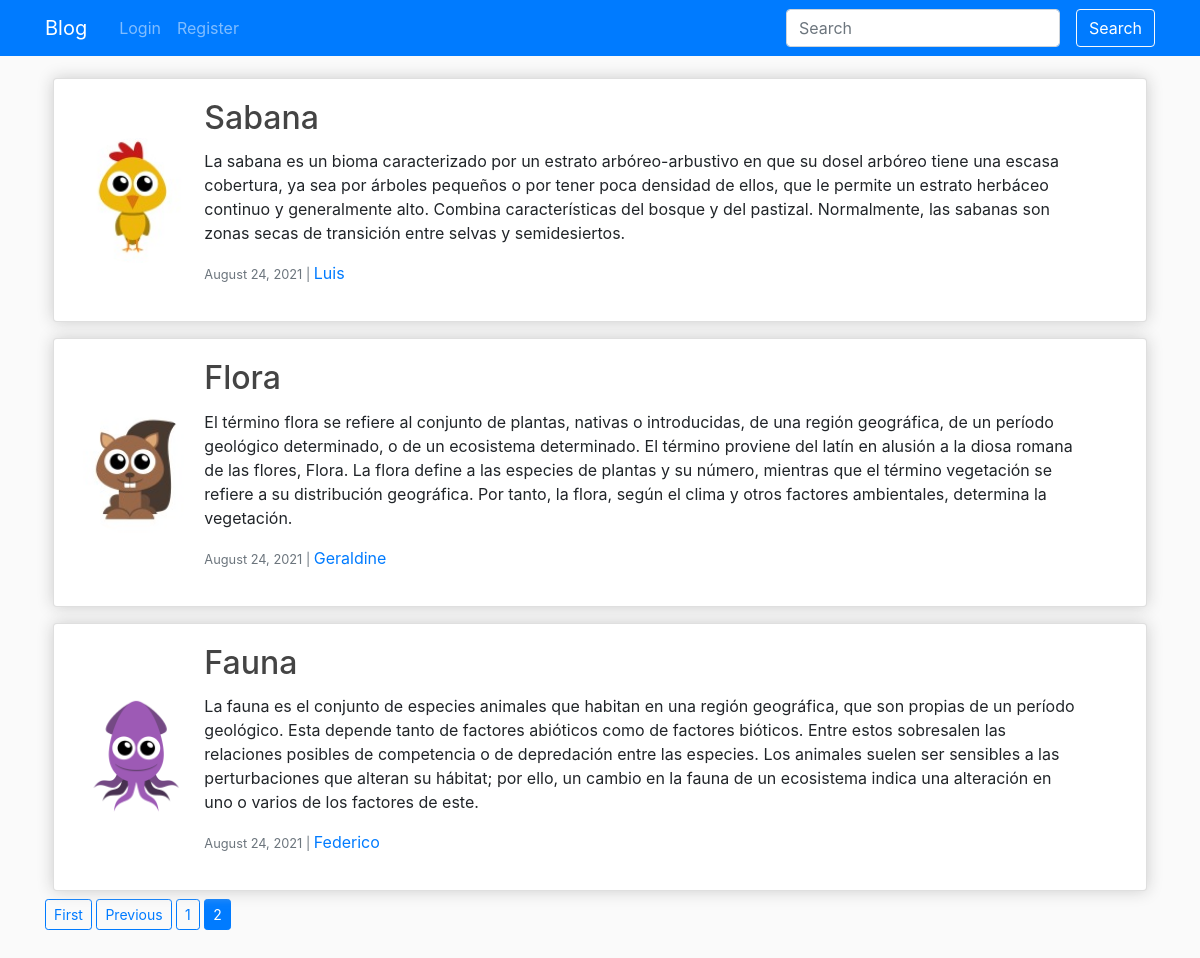
Screenshot of /?page=2 with the database file from the repository.
### blog/models.py (models this page shows, shortened)
class Post(models.Model):
    title = models.CharField(max_length=150)
    content = models.TextField()
    date = models.DateTimeField(default=timezone.now)
    author = models.ForeignKey(User, on_delete=CASCADE)

### users/models.py (models this page shows, shortened)
class Avatar(models.Model):
    user = models.OneToOneField(User, on_delete=models.CASCADE)
    image = models.ImageField(default='unknown.jpeg', upload_to='avatar_img')

### blog/views.py (the view)
# urls.py: path('', PostListView.as_view(), name='post-list'), # home
class PostListView(ListView):
    model = Post
    template_name = 'blog/home.html'
    context_object_name = 'posts'  # nombre de la variable de la template
    ordering = ['-date']  # orden inverso
    paginate_by = 5  # sólo muestra 5 (el resto están ocultos)

### blog/templates/blog/home.html (shortened to what this page needs)
{% extends 'blog/base.html' %}
{% block content %}
{% for post in posts %}
<div class="container p-2">
  <div class="card">
    <div class="card-body">
      <div class="row">
        <div class="col-2 post-img">
          <img class="avatar-img rounded-circle" src="{{ post.author.avatar.image.url }}" />
        </div>
        <div class="col-10 post-content">
          <h2 class="card-title">
            <a class="post-title" href="{% url 'post-detail' post.id %}">{{ post.title }}</a>
          </h2>
          <p class="card-text">{{ post.content }}</p>
          <p>
            <small class="text-muted">{{ post.date|date:"F d, Y" }} | </small
            ><a href="{% url 'user-posts' post.author.username %}">{{ post.author }}</a>
          </p>
        </div>
      </div>
    </div>
  </div>
</div>
{% endfor %}
{% if is_paginated %}
{% if page_obj.has_previous %}
  <a class="btn btn-outline-primary btn-sm mb-5" href="?page=1">First</a>
  <a class="btn btn-outline-primary btn-sm mb-5" href="?page={{ page_obj.previous_page_number }}">Previous</a>
{% endif %}
{% for num in page_obj.paginator.page_range %}
  {% if page_obj.number == num %}
    <a class="btn btn-primary btn-sm mb-5" href="?page={{ num }}">{{ num }}</a>
  {% elif num > page_obj.number|add:'-3' and num < page_obj.number|add:'3' %}
    <a class="btn btn-outline-primary btn-sm mb-5" href="?page={{ num }}">{{ num }}</a>
  {% endif %}
{% endfor %}
{% endif %}
{% endblock content %}

### blog/static/blog/css/style.css (style rules this page uses)
body { padding-top: 70px; background-color: hsl(0, 0%, 98%); }
.card { box-shadow:hsl(0, 0%, 80%) 0 0 16px; }
.post-img { margin: auto 0; }
.post-content { margin-left: -50px; }
.avatar-img { height: 125px; width: 125px; }
.post-title { color: #444444; }

### rows the page displays
Post: author.avatar.image (picture), title "Sabana", content "La sabana es un bioma caracterizado por un estrato arbóreo-arbustivo en que su dosel arbóreo tiene una escasa cobertura, ya sea por árboles pequeños o por tener poca densidad de ellos, que le permite un estrato herbáceo continuo y generalmente alto. Combina características del bosque y del pastizal. Normalmente, las sabanas son zonas secas de transición entre selvas y semidesiertos.", date "August 24, 2021", author "Luis"
Post: author.avatar.image (picture), title "Flora", content "El término flora se refiere al conjunto de plantas, nativas o introducidas, de una región geográfica, de un período geológico determinado, o de un ecosistema determinado. El término proviene del latín en alusión a la diosa romana de las flores, Flora. La flora define a las especies de plantas y su número, mientras que el término vegetación se refiere a su distribución geográfica. Por tanto, la flora, según el clima y otros factores ambientales, determina la vegetación.", date "August 24, 2021", author "Geraldine"
Post: author.avatar.image (picture), title "Fauna", content "La fauna es el conjunto de especies animales que habitan en una región geográfica, que son propias de un período geológico. Esta depende tanto de factores abióticos como de factores bióticos. Entre estos sobresalen las relaciones posibles de competencia o de depredación entre las especies. Los animales suelen ser sensibles a las perturbaciones que alteran su hábitat; por ello, un cambio en la fauna de un ecosistema indica una alteración en uno o varios de los factores de este.", date "August 24, 2021", author "Federico"

### other values shown
{{ num }} "1"
{{ num }} "2"
